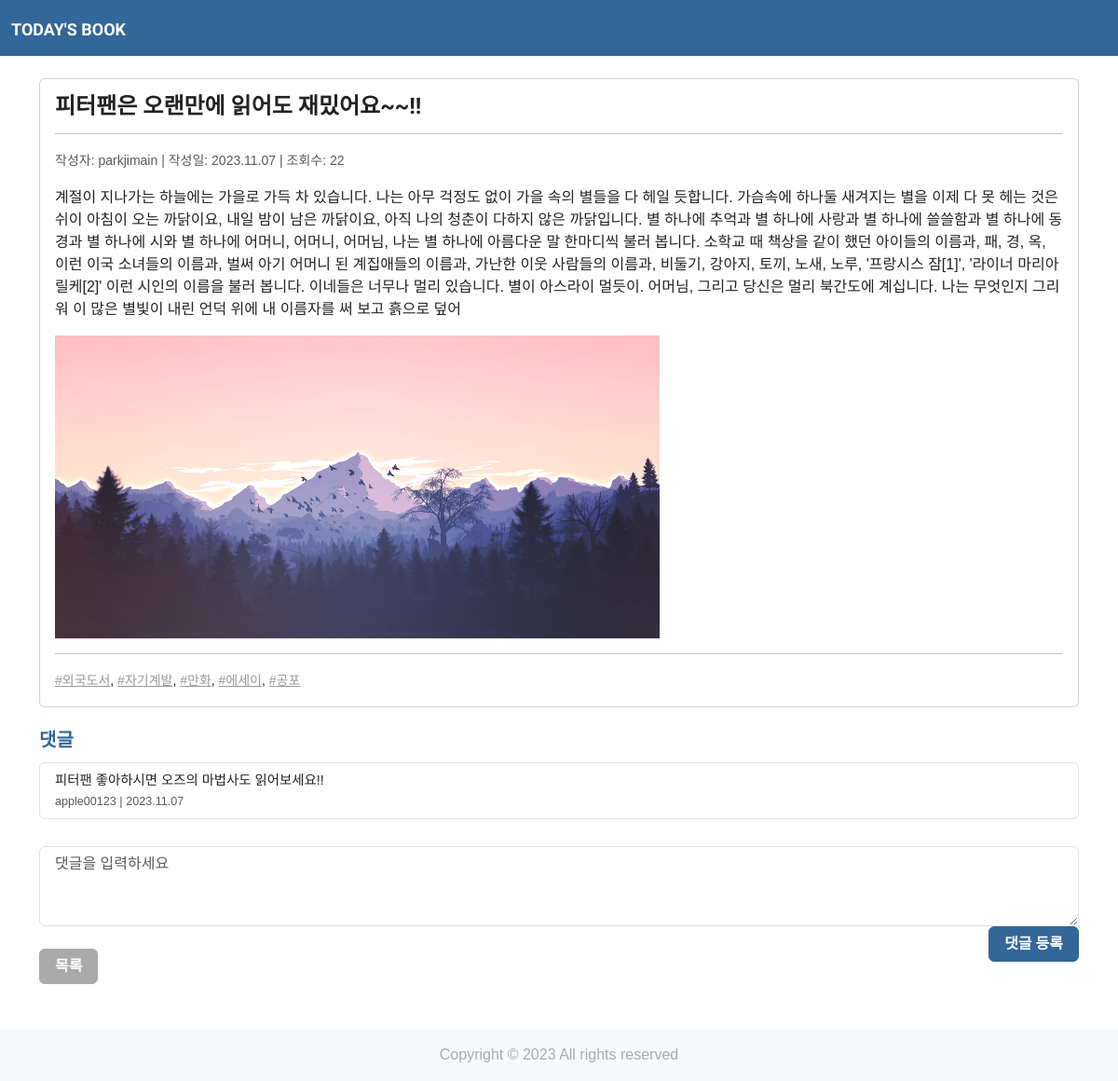
The page /reading_blog/33/ on the database its author committed.
### reading_blog/models.py (models this page shows, shortened)
class Post(models.Model):
    author = models.ForeignKey(
        User, on_delete=models.CASCADE
    )
    title = models.CharField(max_length=100)
    content = models.TextField()
    thumb_image = models.ImageField(
        upload_to='reading_blog/images/%Y/%m/%d/', blank=True)
    image_upload = models.ImageField(upload_to='blog/%Y/%m/%d/', blank=True, null=True)
    file_upload = models.FileField(
        upload_to='reading_blog/files/%Y/%m/%d/', blank=True)
    created_at = models.DateTimeField(auto_now_add=True)
    updated_at = models.DateField(auto_now=True)
    view_count = models.PositiveIntegerField(default=0)
    tags = models.ManyToManyField('Tag', blank=True)

class Tag(models.Model):
    name = models.CharField(max_length=50, unique=True)

class Comment(models.Model):
    post = models.ForeignKey(
        Post, on_delete=models.CASCADE, related_name='comments'
    )
    author = models.ForeignKey(
        User, on_delete=models.CASCADE
    )
    message = models.TextField()
    created_at = models.DateTimeField(auto_now_add=True)
    updated_at = models.DateField(auto_now=True)

### reading_blog/views.py (the view)
class PostDetail(DetailView):
    model = Post
    def get_context_data(self, **kwargs):
        context = super().get_context_data(**kwargs)
        context['comment_form'] = CommentForm()
        return context
    def get_object(self, queryset=None):
        pk = self.kwargs.get('pk')
        post = Post.objects.get(pk=pk)
        post.view_count += 1
        post.save()
        return super().get_object(queryset)

### reading_blog/forms.py
class CommentForm(forms.ModelForm):
    class Meta:
        model = Comment
        fields = ['message']

### templates/reading_blog/post_detail.html (shortened to what this page needs)
{% extends 'base.html' %}
{% load static %}
{% block content %}
<div class="container mt-4">
    <div class="card">
        <div class="card-body">
            <h4 class="card-title">{{ post.title }}</h4>
            <hr>
            <p class="card-text">
                <small class="text-muted">
                    작성자: {{ post.author.username }} | 작성일: {{ post.created_at|date:"Y.m.d" }} | 조회수: {{ post.view_count }}
                </small>
            </p>
            <p class="card-text" style="font-size: 1.0em;">
                {{ post.content }}
            </p>
            {% if post.image_upload %}
                <img src="{{ post.image_upload.url }}" class="img-fluid" alt="Image" style="max-width: 60%; height: auto;">
            {% endif %}
            <hr>
            <p class="card-text">
                <small>
                    {% for tag in post.tags.all %}
                        <a href="{% url 'reading_blog:posttag' tag.name %}" style="color: #999;">#{{ tag.name }}</a>{% if not forloop.last %}, {% endif %}
                    {% endfor %}
                </small>
            </p>
        </div>
    </div>
    <div class="mt-4">
        <h5 class="text-info">댓글</h5>
        <ul class="list-group">
            {% for comment in post.comments.all %}
                <li class="list-group-item"  style="font-size: 0.9em; margin-top: 5px; margin-bottom: 5px;">
                    {{ comment.message }}
                    <br>
                    <small class="text-muted">
                        {{ comment.author }} | {{ comment.created_at|date:"Y.m.d" }}
                    </small>
                </li>
            {% endfor %}
        </ul>
    </div>
    <div class="mt-4">
        <form action="{% url 'reading_blog:comment_new' post.pk %}" method="post" style="width: 100%;">
            <div class="form-row">
                <div class="col">
                    <textarea name="message" class="form-control" rows="3" placeholder="댓글을 입력하세요" required id="id_message"></textarea>
                </div>
                <div class="col">
                    <button type="submit" class="btn btn-info" style="float: right;">댓글 등록</button>
                </div>
            </div>
        </form>
    </div>
    <div class="text-left mt-4">
        <a href="{% url 'reading_blog:post_list' %}" class="btn btn-secondary">목록</a>
    </div>
</div>
{% endblock %}

### templates/base.html (style rules this page uses)
body { font-family: Arial, sans-serif; }

### rows shown on the page
Post: title "피터팬은 오랜만에 읽어도 재밌어요~~!!", author.username "parkjimain", created_at "2023.11.07", view_count "22", content "계절이 지나가는 하늘에는 가을로 가득 차 있습니다. 나는 아무 걱정도 없이 가을 속의 별들을 다 헤일 듯합니다. 가슴속에 하나둘 새겨지는 별을 이제 다 못 헤는 것은 쉬이 아침이 오는 까닭이요, 내일 밤이 남은 까닭이요, 아직 나의 청춘이 다하지 않은 까닭입니다. 별 하나에 추억과 별 하나에 사랑과 별 하나에 쓸쓸함과 별 하나에 동경과 별 하나에 시와 별 하나에 어머니, 어머니, 어머님, 나는 별 하나에 아름다운 말 한마디씩 불러 봅니다. 소학교 때 책상을 같이 했던 아이들의 이름과, 패, 경, 옥, 이런 이국 소녀들의 이름과, 벌써 아기 어머니 된 계집애들의 이름과, 가난한 이웃 사람들의 이름과, 비둘기, 강아지, 토끼, 노새, 노루, '프랑시스 잠[1]', '라이너 마리아 릴케[2]' 이런 시인의 이름을 불러 봅니다. 이네들은 너무나 멀리 있습니다. 별이 아스라이 멀듯이. 어머님, 그리고 당신은 멀리 북간도에 계십니다. 나는 무엇인지 그리워 이 많은 별빛이 내린 언덕 위에 내 이름자를 써 보고 흙으로 덮어", image_upload (picture)
Tag: name "외국도서"
Tag: name "자기계발"
Tag: name "만화"
Tag: name "에세이"
Tag: name "공포"
Comment: message "피터팬 좋아하시면 오즈의 마법사도 읽어보세요!!", author "apple00123", created_at "2023.11.07"
